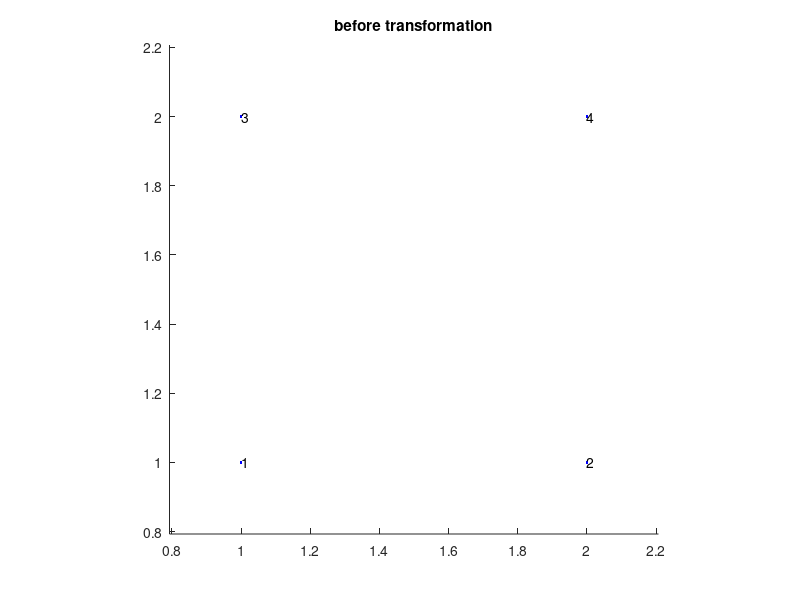
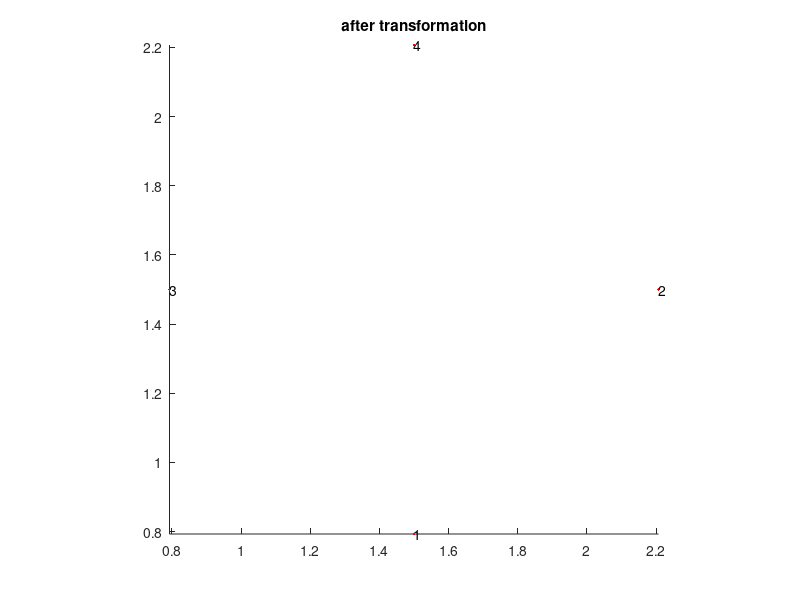

Recreate these plots in MATLAB, in order.
% 2018/5/18
% Jungwon Kang


clc;
clear all;
close all;


%%%% point (USER SETTING)
p1 = [1; 1; 1];    % x; y; 1
p2 = [2; 1; 1];
p3 = [1; 2; 1];
p4 = [2; 2; 1];


%%%% params (USER SETTING)
sx = 1.0;
sy = 1.0;
theta = pi/4;
hx = 0.0;
hy = 0.0;
tx = 0.0;
ty = 0.0;


%%%% get center point of the given points (USER SETTING if you want)
min_x = min([p1(1), p2(1), p3(1), p4(1)]);
max_x = max([p1(1), p2(1), p3(1), p4(1)]);
min_y = min([p1(2), p2(2), p3(2), p4(2)]);
max_y = max([p1(2), p2(2), p3(2), p4(2)]);

x_cen = (min_x + max_x)/2;
y_cen = (min_y + max_y)/2;


%%%%%%%%%%%%%%%%%%%%%%%%%%%%%%%%%%%%%%%%%%%%%%%%%%%%%%%%%%%%%%%%%%%%%%%%%%%%%%%%%%%%%%%%%%%%%%%%%%%%%%%%%%%%%%%%%%%%%%%%%%%%%%%%
%%%% DO NOT EDIT BELOW
%%%%%%%%%%%%%%%%%%%%%%%%%%%%%%%%%%%%%%%%%%%%%%%%%%%%%%%%%%%%%%%%%%%%%%%%%%%%%%%%%%%%%%%%%%%%%%%%%%%%%%%%%%%%%%%%%%%%%%%%%%%%%%%%

%%%% get elementary transformation
mat_sc  = [sx, 0, 0; 0, sy, 0; 0, 0, 1];
mat_sh  = [1, hx, 0; hy, 1, 0; 0, 0, 1];
mat_ro  = [cos(theta), -sin(theta), 0; sin(theta), cos(theta), 0; 0, 0, 1];
mat_cen = [1, 0, x_cen; 0, 1, y_cen; 0, 0, 1];
mat_tr  = [1, 0, tx; 0, 1, ty; 0, 0, 1];

%%%% 
inv_mat_cen = inv(mat_cen);
mat_ro_ = (mat_cen*mat_ro*inv_mat_cen);
mat_sh_ = (mat_cen*mat_sh*inv_mat_cen);
mat_sc_ = (mat_cen*mat_sc*inv_mat_cen);

%%%% get composite transformation
mat_a = mat_tr*mat_ro_*mat_sh_*mat_sc_;


%%%% transform
p1_res = mat_a*p1;
p2_res = mat_a*p2;
p3_res = mat_a*p3;
p4_res = mat_a*p4;

p1_res = p1_res./p1_res(3);
p2_res = p2_res./p2_res(3);
p3_res = p3_res./p3_res(3);
p4_res = p4_res./p4_res(3);

if true,
    p1_res
    p2_res
    p3_res
    p4_res
end


%%%% show
temp_min_x = min([p1(1), p2(1), p3(1), p4(1), p1_res(1), p2_res(1), p3_res(1), p4_res(1)]);
temp_max_x = max([p1(1), p2(1), p3(1), p4(1), p1_res(1), p2_res(1), p3_res(1), p4_res(1)]);
temp_min_y = min([p1(2), p2(2), p3(2), p4(2), p1_res(2), p2_res(2), p3_res(2), p4_res(2)]);
temp_max_y = max([p1(2), p2(2), p3(2), p4(2), p1_res(2), p2_res(2), p3_res(2), p4_res(2)]);
    
figure(1),
    hold on;
    axis equal;
    axis([temp_min_x, temp_max_x, temp_min_y, temp_max_y]);
    plot(p1(1), p1(2), 'b.');   text(p1(1), p1(2), '1');
    plot(p2(1), p2(2), 'b.');   text(p2(1), p2(2), '2');
    plot(p3(1), p3(2), 'b.');   text(p3(1), p3(2), '3');
    plot(p4(1), p4(2), 'b.');   text(p4(1), p4(2), '4');
    title('before transformation');
        
figure(2),
    hold on;
    axis equal;
    axis([temp_min_x, temp_max_x, temp_min_y, temp_max_y]);
    plot(p1_res(1), p1_res(2), 'r.');   text(p1_res(1), p1_res(2), '1');
    plot(p2_res(1), p2_res(2), 'r.');   text(p2_res(1), p2_res(2), '2');
    plot(p3_res(1), p3_res(2), 'r.');   text(p3_res(1), p3_res(2), '3');
    plot(p4_res(1), p4_res(2), 'r.');   text(p4_res(1), p4_res(2), '4');
    title('after transformation');



